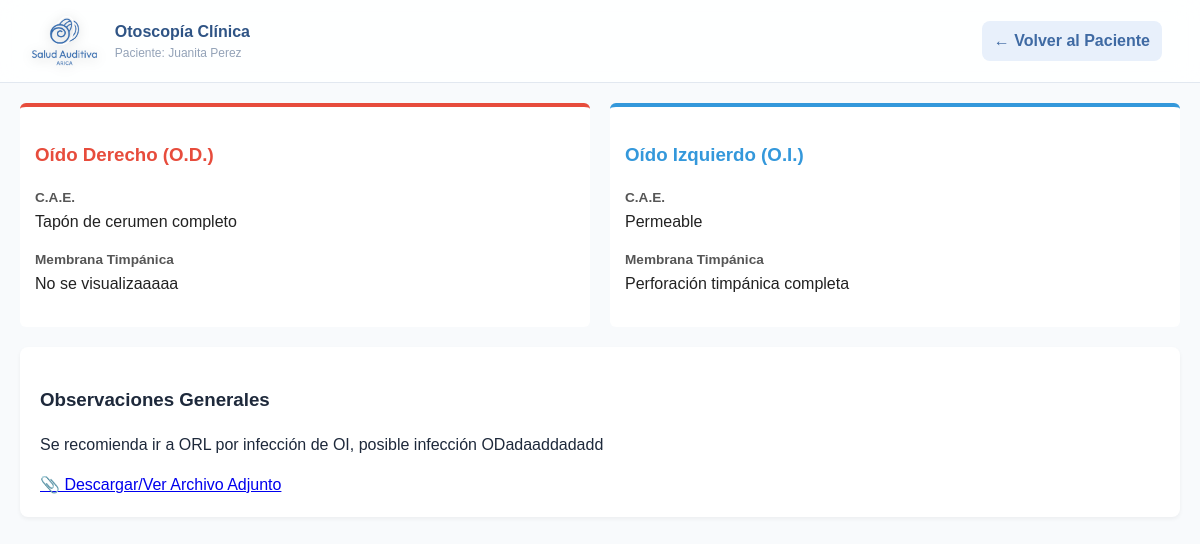
/evaluaciones/otoscopia/31/ver/, run on the app's committed database.
### evaluaciones/models.py (models this page shows, shortened)
class Evaluacion(models.Model):
    TIPO_CHOICES = [
        ('audiometria', 'Audiometría'),
        ('impedanciometria', 'Impedanciometría'),
        ('otoscopia', 'Otoscopía'),
        ('otro', 'Otro'),
    ]
    paciente = models.ForeignKey(Paciente, on_delete=models.CASCADE, related_name='evaluaciones')
    tipo = models.CharField(max_length=50, choices=TIPO_CHOICES)
    fecha = models.DateTimeField(auto_now_add=True)
    observaciones = models.TextField(blank=True)
    archivo = models.FileField(upload_to='evaluaciones/', blank=True, null=True)

class Otoscopia(models.Model):
    evaluacion = models.OneToOneField(
        Evaluacion,
        on_delete=models.CASCADE,
        related_name="otoscopia"
    )
    cae_od = models.CharField(max_length=255, blank=True)
    membrana_od = models.CharField(max_length=255, blank=True)
    cae_oi = models.CharField(max_length=255, blank=True)
    membrana_oi = models.CharField(max_length=255, blank=True)

### Login/models.py (models this page shows, shortened)
class Paciente(models.Model):
    PREVISION_CHOICES = [
        ('fonasa', 'Fonasa'),
        ('isapre', 'Isapre'),
        ('capredena', 'Capredena'),
        ('dipreca', 'Dipreca')
    ]
    nombre = models.CharField(max_length=150)
    rut = models.CharField(max_length=12, unique=True)
    telefono = models.CharField(max_length=15, blank=True, null=True)
    fecha_nacimiento = models.DateField()
    direccion = models.CharField(max_length=255, blank=True, null=True)
    email = models.EmailField(blank=True, null=True)
    prevision = models.CharField(
        max_length=20,
        choices=PREVISION_CHOICES,
        default='fonasa'
    )
    creado = models.DateTimeField(auto_now_add=True)

### evaluaciones/views.py (the view)
# urls.py: path('otoscopia/<int:id>/ver/', views.ver_otoscopia, name='ver_otoscopia'),
def ver_otoscopia(request, id):
    evaluacion = get_object_or_404(Evaluacion, id=id)
    otoscopia = getattr(evaluacion, 'otoscopia', None)
    return render(request, 'evaluaciones/ver_otoscopia.html', {
        'evaluacion': evaluacion,
        'otoscopia': otoscopia
    })

### evaluaciones/templates/evaluaciones/ver_otoscopia.html (shortened to what this page needs)
{% load static %}
<!DOCTYPE html>
<html lang="es">
<head>
    <link rel="stylesheet" href="{% static 'evaluaciones/css/audiometria.css' %}">
</head>
<body>
<div class="header">
    <div class="header-left">
        <img src="{% static 'Login/img/logo-png.png' %}" class="logo-header">
        <div class="header-text">
            <span class="title">Otoscopía Clínica</span>
            <span class="subtitle">Paciente: {{ evaluacion.paciente.nombre }}</span>
        </div>
    </div>
    <div class="header-right">
        <a href="{% url 'ver_paciente' evaluacion.paciente.id %}" class="btn-back">← Volver al Paciente</a>
    </div>
</div>
<main class="dashboard-container">
    <div class="grid-2">
        <div class="ear-box od">
            <h3 style="color: #e74c3c;">Oído Derecho (O.D.)</h3>
            <span class="label-val">C.A.E.</span>
            <p class="text-val">{{ otoscopia.cae_od|default:"Sin hallazgos registrados" }}</p>
            <span class="label-val">Membrana Timpánica</span>
            <p class="text-val">{{ otoscopia.membrana_od|default:"Sin hallazgos registrados" }}</p>
        </div>
        <div class="ear-box oi">
            <h3 style="color: #3498db;">Oído Izquierdo (O.I.)</h3>
            <span class="label-val">C.A.E.</span>
            <p class="text-val">{{ otoscopia.cae_oi|default:"Sin hallazgos registrados" }}</p>
            <span class="label-val">Membrana Timpánica</span>
            <p class="text-val">{{ otoscopia.membrana_oi|default:"Sin hallazgos registrados" }}</p>
        </div>
    </div>
    <div class="data-card" style="margin-top: 20px;">
        <h3>Observaciones Generales</h3>
        <p>{{ evaluacion.observaciones|default:"Sin observaciones registradas." }}</p>
        {% if evaluacion.archivo %}
            <div style="margin-top: 15px;">
                <a href="{{ evaluacion.archivo.url }}" target="_blank" class="file-link">📎 Descargar/Ver Archivo Adjunto</a>
            </div>
        {% endif %}
    </div>
</main>
</body>
</html>

### evaluaciones/static/evaluaciones/css/audiometria.css (style rules this page uses)
:root { --bg-main: #f8fafc; --primary: #2563eb; --primary-soft: #eff6ff; --primary2: #3f6aa3; --primary-light: #e8f0fb; --text-main: #1e293b; --text-muted: #64748b; --white: #ffffff; --border: #e2e8f0; --radius-lg: 16px; --radius-md: 12px; --shadow: 0 4px 6px -1px rgba(0, 0, 0, 0.05), 0 2px 4px -1px rgba(0, 0, 0, 0.03); --danger: #ef4444; --red: #ef4444; --blue: #3b82f6; }
* { box-sizing: border-box; }
html, body { max-width: 100%; overflow-x: hidden; }
.header { background: rgba(255, 255, 255, 0.85); backdrop-filter: blur(12px); padding: 16px 28px; display: flex; justify-content: space-between; align-items: center; border-bottom: 1px solid #e2e8f0; }
.header-left, .header-right { display: flex; align-items: center; gap: 14px; }
.header-text { display: flex; flex-direction: column; }
.header-text .title { font-size: 16px; font-weight: 600; color: #2f5485; }
.header-text .subtitle { font-size: 12px; color: #94a3b8; }
.logo-header { height: 50px; width: auto; filter: drop-shadow(0 2px 6px rgba(0,0,0,0.2)); transition: transform 0.2s; }
.btn-back { background: var(--primary-light); color: var(--primary2); padding: 8px 12px; border-radius: 8px; text-decoration: none; font-weight: 600; margin-right: 10px; transition: 0.2s; }
body { background-color: var(--bg-main); color: var(--text-main); font-family: 'Plus Jakarta Sans', sans-serif; margin: 0; line-height: 1.5; }
.dashboard-container { max-width: 1200px; margin: 20px auto; padding: 0 20px; }

### evaluaciones/templates/evaluaciones/ver_otoscopia.html (style rules this page uses)
.data-card { background: #fff; border-radius: 8px; padding: 20px; box-shadow: 0 2px 4px rgba(0,0,0,0.05); margin-bottom: 20px; }
.grid-2 { display: grid; grid-template-columns: 1fr 1fr; gap: 20px; }
.ear-box { border-top: 4px solid #ccc; padding: 15px; background: #fff; border-radius: 6px; }
.ear-box.od { border-top-color: #e74c3c; }
.ear-box.oi { border-top-color: #3498db; }
.label-val { font-weight: bold; color: #555; display: block; margin-top: 10px; font-size: 0.85rem; }
.text-val { color: #222; font-size: 1rem; margin-top: 2px; }

### data on the page
Evaluacion: paciente.nombre "Juanita Perez", observaciones "Se recomienda ir a ORL por infección de OI, posible infección ODadaaddadadd"
Otoscopia: cae_od "Tapón de cerumen completo", membrana_od "No se visualizaaaaa", cae_oi "Permeable", membrana_oi "Perforación timpánica completa"
